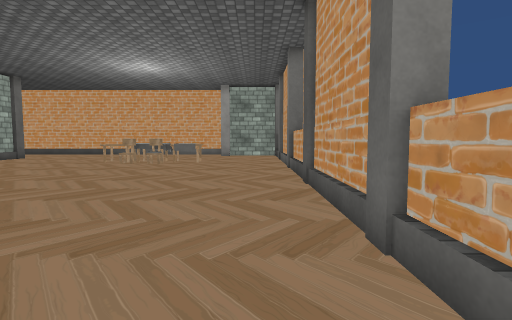
view 1 (above)

15 first-person views from a walk through a scene from a Unity 3-D project. The camera is 1.2 m above the floor, tilts 4° down and sees 80° across. The floor is counted in squares, 1 m on a side. Each view is taken from the middle of a square. On the plan, view 1 faces up. The plan holds only what a view shows up to about 13 squares ahead; the rest is blank. Some surface patterns are stand-ins.

view 2
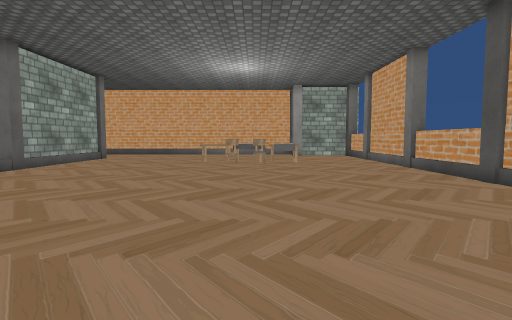

view 3
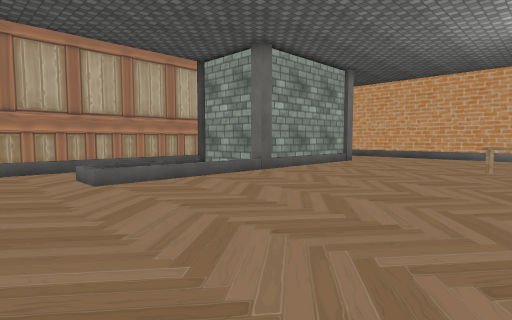

view 4
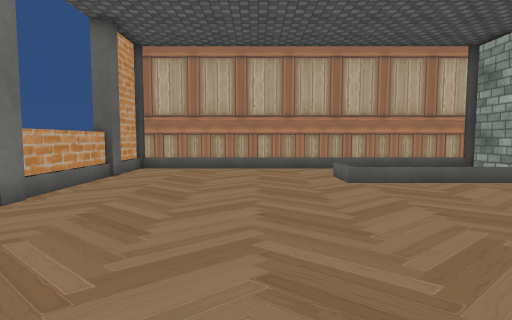

view 5
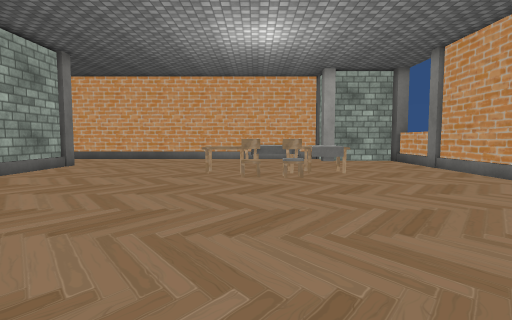

view 6
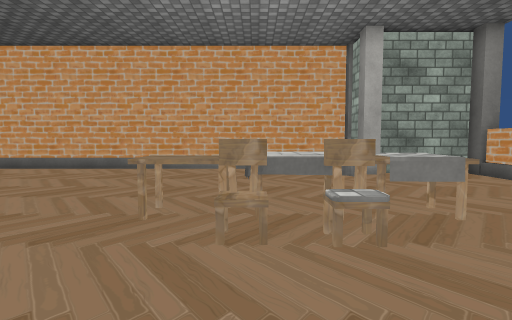

view 7
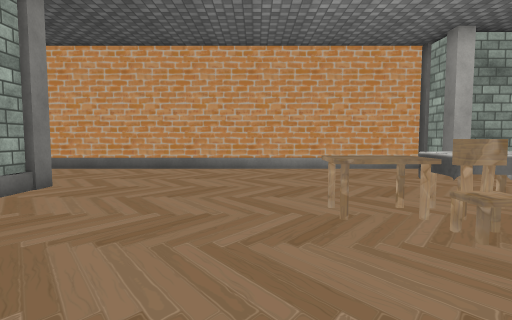

view 8
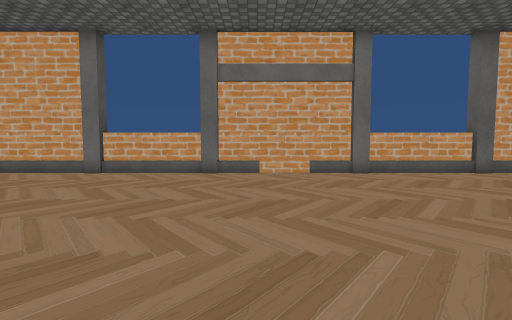

view 9
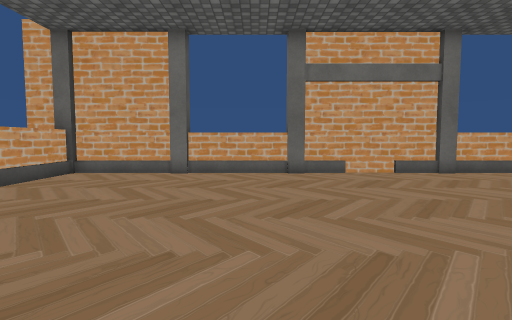

view 10
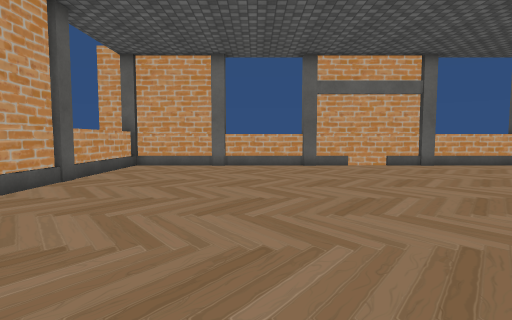

view 11
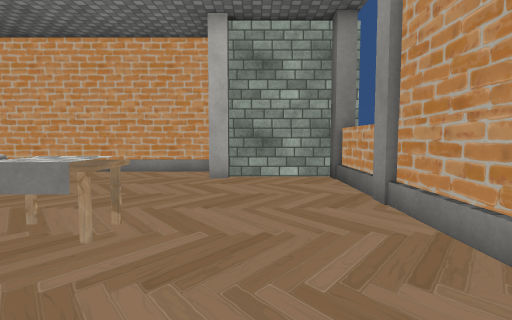

view 12
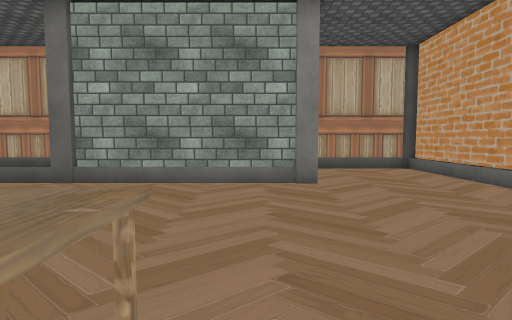

view 13
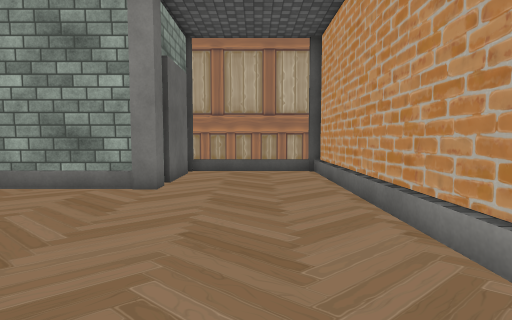

view 14
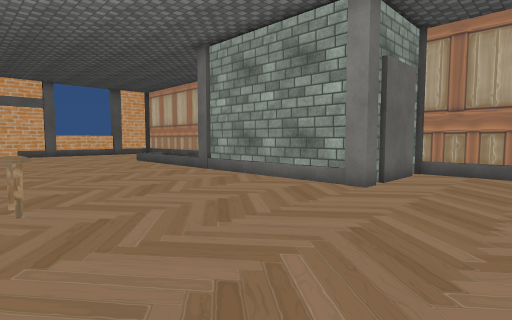

view 15
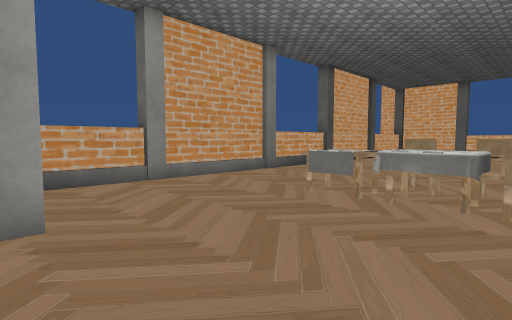

### Floor plan
Key: @ floor where view 1 was taken; # wall or solid block; . floor; / step, stairs or slope; ^ raised ledge; T table; C chair; O other object.
Columns run from 19 left of view 1 to 3 right of it. Each row starts with its distance up from view 1.
 24  #################
 23 ##///////////////#
 22 #/...............#####
 21 #/...................#
 20 #/...................^
 19 #/...................^
 18 #####/...............#
 17     #/...............#
 16     #/.....TTTTTT....#
 15     #/.......CT......#
 14     #/........O......#
 13     #/...............#
 12 #####/...............^
 11 #/   /...............^
 10 #/   /...............^
  9 #/   /...............^
  8 #/   /...............#
  7 #/   /...............#
  6 #/.../...............#
  5 #/...................#
  4 #/...................#
  3 #/...................^
  2 #/...................^
  1 #/...................^
  0 #/.................@.^
 -1 #/...................^
 -2 ####^^^^#####^^^^######

Positions as (right, up) in squares from view 1, and headings:
1: (0, 0), facing up
2: (-5, 0), facing up
3: (-6, 3), facing up-left
4: (-6, 3), facing left
5: (-6, 5), facing up
6: (-6, 11), facing up
7: (-9, 11), facing up
8: (-8, 9), facing down
9: (-5, 9), facing down
10: (-4, 12), facing down
11: (-1, 12), facing up
12: (-6, 17), facing left
13: (-7, 21), facing left
14: (-7, 22), facing down-left
15: (-7, 22), facing down-right
